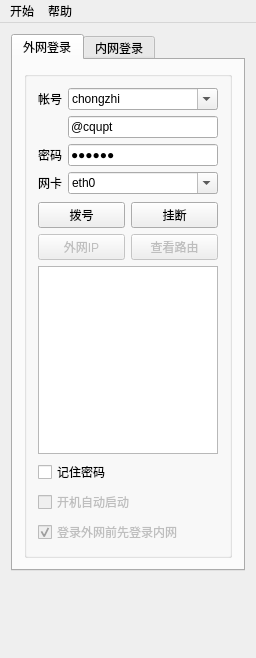
<?xml version="1.0" encoding="UTF-8"?>
<ui version="4.0">
 <class>MainWindow</class>
 <widget class="QMainWindow" name="MainWindow">
  <property name="windowModality">
   <enum>Qt::WindowModal</enum>
  </property>
  <property name="geometry">
   <rect>
    <x>0</x>
    <y>0</y>
    <width>246</width>
    <height>658</height>
   </rect>
  </property>
  <property name="sizePolicy">
   <sizepolicy hsizetype="Fixed" vsizetype="Fixed">
    <horstretch>0</horstretch>
    <verstretch>0</verstretch>
   </sizepolicy>
  </property>
  <property name="windowTitle">
   <string>OpenKeeper</string>
  </property>
  <property name="animated">
   <bool>true</bool>
  </property>
  <property name="unifiedTitleAndToolBarOnMac">
   <bool>false</bool>
  </property>
  <widget class="QWidget" name="centralWidget">
   <layout class="QHBoxLayout" name="horizontalLayout_5">
    <property name="sizeConstraint">
     <enum>QLayout::SetFixedSize</enum>
    </property>
    <item>
     <widget class="QTabWidget" name="tabWidget">
      <property name="currentIndex">
       <number>0</number>
      </property>
      <widget class="QWidget" name="tab">
       <attribute name="title">
        <string>外网登录</string>
       </attribute>
       <layout class="QHBoxLayout" name="horizontalLayout_4">
        <item>
         <widget class="QGroupBox" name="outter_login">
          <property name="sizePolicy">
           <sizepolicy hsizetype="Expanding" vsizetype="Preferred">
            <horstretch>0</horstretch>
            <verstretch>0</verstretch>
           </sizepolicy>
          </property>
          <property name="title">
           <string/>
          </property>
          <layout class="QVBoxLayout" name="verticalLayout_5">
           <item>
            <layout class="QFormLayout" name="formLayout">
             <property name="sizeConstraint">
              <enum>QLayout::SetFixedSize</enum>
             </property>
             <property name="fieldGrowthPolicy">
              <enum>QFormLayout::AllNonFixedFieldsGrow</enum>
             </property>
             <item row="0" column="0">
              <widget class="QLabel" name="label">
               <property name="text">
                <string>帐号</string>
               </property>
              </widget>
             </item>
             <item row="0" column="1">
              <widget class="QComboBox" name="outter_net_username">
               <property name="editable">
                <bool>true</bool>
               </property>
               <item>
                <property name="text">
                 <string>chongzhi</string>
                </property>
               </item>
              </widget>
             </item>
             <item row="1" column="1">
              <widget class="QLineEdit" name="outter_net_username_extra">
               <property name="text">
                <string>@cqupt</string>
               </property>
              </widget>
             </item>
             <item row="2" column="0">
              <widget class="QLabel" name="label_2">
               <property name="text">
                <string>密码</string>
               </property>
              </widget>
             </item>
             <item row="2" column="1">
              <widget class="QLineEdit" name="outter_net_password">
               <property name="text">
                <string>123456</string>
               </property>
               <property name="echoMode">
                <enum>QLineEdit::Password</enum>
               </property>
              </widget>
             </item>
            </layout>
           </item>
           <item>
            <layout class="QFormLayout" name="formLayout_6">
             <property name="fieldGrowthPolicy">
              <enum>QFormLayout::AllNonFixedFieldsGrow</enum>
             </property>
             <item row="0" column="0">
              <widget class="QLabel" name="label_7">
               <property name="text">
                <string>网卡</string>
               </property>
              </widget>
             </item>
             <item row="0" column="1">
              <widget class="QComboBox" name="outter_eth_select">
               <property name="editable">
                <bool>true</bool>
               </property>
               <item>
                <property name="text">
                 <string>eth0</string>
                </property>
               </item>
               <item>
                <property name="text">
                 <string>eth1</string>
                </property>
               </item>
               <item>
                <property name="text">
                 <string>wlan0</string>
                </property>
               </item>
              </widget>
             </item>
            </layout>
           </item>
           <item>
            <layout class="QHBoxLayout" name="horizontalLayout">
             <property name="sizeConstraint">
              <enum>QLayout::SetFixedSize</enum>
             </property>
             <item>
              <widget class="QPushButton" name="outter_net_on">
               <property name="cursor">
                <cursorShape>PointingHandCursor</cursorShape>
               </property>
               <property name="text">
                <string>拨号</string>
               </property>
              </widget>
             </item>
             <item>
              <widget class="QPushButton" name="outter_net_off">
               <property name="cursor">
                <cursorShape>PointingHandCursor</cursorShape>
               </property>
               <property name="text">
                <string>挂断</string>
               </property>
              </widget>
             </item>
            </layout>
           </item>
           <item>
            <layout class="QHBoxLayout" name="horizontalLayout_3">
             <property name="sizeConstraint">
              <enum>QLayout::SetFixedSize</enum>
             </property>
             <item>
              <widget class="QPushButton" name="outter_ip">
               <property name="enabled">
                <bool>false</bool>
               </property>
               <property name="cursor">
                <cursorShape>PointingHandCursor</cursorShape>
               </property>
               <property name="text">
                <string>外网IP</string>
               </property>
              </widget>
             </item>
             <item>
              <widget class="QPushButton" name="outter_route">
               <property name="enabled">
                <bool>false</bool>
               </property>
               <property name="cursor">
                <cursorShape>PointingHandCursor</cursorShape>
               </property>
               <property name="text">
                <string>查看路由</string>
               </property>
              </widget>
             </item>
            </layout>
           </item>
           <item>
            <widget class="QTextBrowser" name="outter_textBrowser">
             <property name="sizePolicy">
              <sizepolicy hsizetype="Fixed" vsizetype="Fixed">
               <horstretch>0</horstretch>
               <verstretch>0</verstretch>
              </sizepolicy>
             </property>
             <property name="maximumSize">
              <size>
               <width>180</width>
               <height>188</height>
              </size>
             </property>
            </widget>
           </item>
           <item>
            <layout class="QVBoxLayout" name="verticalLayout_2">
             <property name="sizeConstraint">
              <enum>QLayout::SetFixedSize</enum>
             </property>
             <item>
              <widget class="QCheckBox" name="outter_remember_passwd">
               <property name="text">
                <string>记住密码</string>
               </property>
              </widget>
             </item>
             <item>
              <widget class="QCheckBox" name="start_onboot">
               <property name="enabled">
                <bool>false</bool>
               </property>
               <property name="text">
                <string>开机自动启动</string>
               </property>
              </widget>
             </item>
             <item>
              <widget class="QCheckBox" name="login_inner_before_outter">
               <property name="enabled">
                <bool>false</bool>
               </property>
               <property name="text">
                <string>登录外网前先登录内网</string>
               </property>
               <property name="checked">
                <bool>true</bool>
               </property>
              </widget>
             </item>
            </layout>
           </item>
          </layout>
         </widget>
        </item>
       </layout>
      </widget>
      <widget class="QWidget" name="tab_2">
       <attribute name="title">
        <string>内网登录</string>
       </attribute>
       <layout class="QVBoxLayout" name="verticalLayout_6">
        <item>
         <widget class="QGroupBox" name="inner_login">
          <property name="enabled">
           <bool>false</bool>
          </property>
          <property name="sizePolicy">
           <sizepolicy hsizetype="Expanding" vsizetype="Preferred">
            <horstretch>0</horstretch>
            <verstretch>0</verstretch>
           </sizepolicy>
          </property>
          <property name="title">
           <string>本模块研发中。。。</string>
          </property>
          <property name="checkable">
           <bool>false</bool>
          </property>
          <layout class="QVBoxLayout" name="verticalLayout_4">
           <item>
            <layout class="QFormLayout" name="formLayout_2">
             <property name="fieldGrowthPolicy">
              <enum>QFormLayout::AllNonFixedFieldsGrow</enum>
             </property>
             <item row="0" column="0">
              <widget class="QLabel" name="label_3">
               <property name="text">
                <string>帐号</string>
               </property>
              </widget>
             </item>
             <item row="0" column="1">
              <widget class="QComboBox" name="inner_username">
               <property name="editable">
                <bool>true</bool>
               </property>
              </widget>
             </item>
             <item row="1" column="0">
              <widget class="QLabel" name="label_4">
               <property name="text">
                <string>密码</string>
               </property>
              </widget>
             </item>
             <item row="1" column="1">
              <widget class="QLineEdit" name="inner_password">
               <property name="echoMode">
                <enum>QLineEdit::Password</enum>
               </property>
              </widget>
             </item>
            </layout>
           </item>
           <item>
            <layout class="QFormLayout" name="formLayout_4">
             <property name="fieldGrowthPolicy">
              <enum>QFormLayout::AllNonFixedFieldsGrow</enum>
             </property>
             <item row="0" column="0">
              <widget class="QLabel" name="label_5">
               <property name="text">
                <string>网卡</string>
               </property>
              </widget>
             </item>
             <item row="0" column="1">
              <widget class="QComboBox" name="inner_eth_select">
               <property name="editable">
                <bool>true</bool>
               </property>
               <item>
                <property name="text">
                 <string>eth0</string>
                </property>
               </item>
               <item>
                <property name="text">
                 <string>wlan0</string>
                </property>
               </item>
              </widget>
             </item>
            </layout>
           </item>
           <item>
            <layout class="QHBoxLayout" name="horizontalLayout_2">
             <item>
              <widget class="QPushButton" name="pushButton_4">
               <property name="cursor">
                <cursorShape>PointingHandCursor</cursorShape>
               </property>
               <property name="text">
                <string>拨号</string>
               </property>
              </widget>
             </item>
             <item>
              <widget class="QPushButton" name="pushButton_3">
               <property name="cursor">
                <cursorShape>PointingHandCursor</cursorShape>
               </property>
               <property name="text">
                <string>挂断</string>
               </property>
              </widget>
             </item>
            </layout>
           </item>
           <item>
            <widget class="QTextBrowser" name="inner_textBrowser">
             <property name="sizePolicy">
              <sizepolicy hsizetype="Fixed" vsizetype="Fixed">
               <horstretch>0</horstretch>
               <verstretch>0</verstretch>
              </sizepolicy>
             </property>
             <property name="maximumSize">
              <size>
               <width>180</width>
               <height>192</height>
              </size>
             </property>
            </widget>
           </item>
           <item>
            <layout class="QVBoxLayout" name="verticalLayout_3">
             <item>
              <widget class="QCheckBox" name="inner_remember_passwd">
               <property name="text">
                <string>记住密码</string>
               </property>
              </widget>
             </item>
             <item>
              <widget class="QCheckBox" name="checkBox_3">
               <property name="text">
                <string>挂断外网前先挂断内网</string>
               </property>
               <property name="checked">
                <bool>true</bool>
               </property>
              </widget>
             </item>
            </layout>
           </item>
          </layout>
         </widget>
        </item>
       </layout>
      </widget>
     </widget>
    </item>
   </layout>
  </widget>
  <widget class="QMenuBar" name="menuBar">
   <property name="geometry">
    <rect>
     <x>0</x>
     <y>0</y>
     <width>246</width>
     <height>27</height>
    </rect>
   </property>
   <widget class="QMenu" name="menu">
    <property name="title">
     <string>开始</string>
    </property>
    <addaction name="action_account"/>
    <addaction name="action_exit"/>
   </widget>
   <widget class="QMenu" name="menu_2">
    <property name="title">
     <string>帮助</string>
    </property>
    <addaction name="action_about"/>
   </widget>
   <addaction name="menu"/>
   <addaction name="menu_2"/>
  </widget>
  <widget class="QStatusBar" name="statusBar">
   <property name="sizeGripEnabled">
    <bool>false</bool>
   </property>
  </widget>
  <action name="action_account">
   <property name="text">
    <string>账户管理(&amp;M)...</string>
   </property>
  </action>
  <action name="action_exit">
   <property name="text">
    <string>退出</string>
   </property>
   <property name="shortcut">
    <string>Ctrl+Q</string>
   </property>
  </action>
  <action name="action_about">
   <property name="text">
    <string>关于...</string>
   </property>
  </action>
 </widget>
 <layoutdefault spacing="6" margin="11"/>
 <resources/>
 <connections>
  <connection>
   <sender>action_exit</sender>
   <signal>triggered()</signal>
   <receiver>MainWindow</receiver>
   <slot>close()</slot>
   <hints>
    <hint type="sourcelabel">
     <x>-1</x>
     <y>-1</y>
    </hint>
    <hint type="destinationlabel">
     <x>97</x>
     <y>213</y>
    </hint>
   </hints>
  </connection>
 </connections>
</ui>
